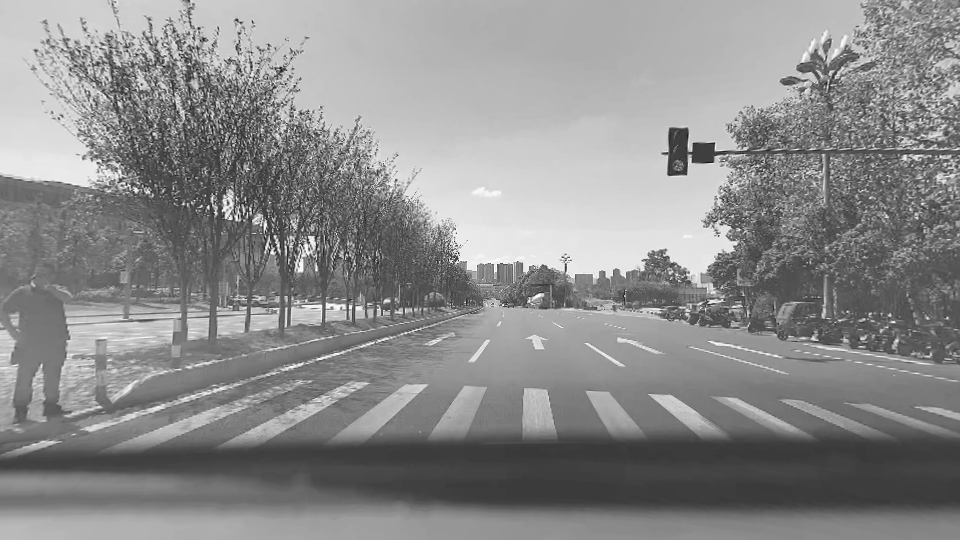
#> input picture dl/IPM/data/images/2122.png, 960 x 540 px, given as the content of the folder /mnt/ext/data/traffic/seg/images/train, which was not available
$ python main.py   (older library calls are emulated)
#> lines starting #> are read from the running program, lines starting #| are printed output that depends on the picture
### dl/IPM/ipm.py
import numpy as np
from numpy.linalg import solve
import os
import sys
import cv2

class IPM():
    def __init__(self, args):
        # 记录参数
        self.raw_H, self.raw_W, self.raw_C = args.height, args.width, args.channel
        self.vanish_line = args.vanish_line
        param = [args.intrinsic[0], 0.0, args.intrinsic[2], 0.0, args.intrinsic[1], args.intrinsic[3], 0.0, 0.0, 1.0]
        self.K = np.array(param).reshape(3,3)
        self.ipm_width_x_3d, self.ipm_height_y_3d = args.ipm_width_x_3d, args.ipm_height_y_3d
        self.ipm_step_xy = args.ipm_step_xy
        self.ipm_height_y_start = args.ipm_height_y_start
        self.R_ccs2ocs = np.array(args.R_ccs2ocs).reshape(3,3)
        self.T_ccs2ocs = np.array(args.T_ccs2ocs).reshape(3,1)
        # 读入文件夹下所有图片
        if not os.path.exists(args.image_dir):
            os.makedirs(args.image_dir)
        self.image_dir = args.image_dir
        self.images_name = sorted(os.listdir(args.image_dir))
        # self.images_list = [os.path.join(args.image_dir, f) for f in self.images_name]
        # 输出文件路径
        if not os.path.exists(args.output_dir):
            os.makedirs(args.output_dir)
        self.output_dir = args.output_dir
        self.merge_dir = os.path.join(self.output_dir, "compare")
        if not os.path.exists(self.merge_dir):
            os.makedirs(self.merge_dir)
        # 计算IPM图像大小
        self.ipm_image_width = int(self.ipm_width_x_3d / self.ipm_step_xy)
        self.ipm_image_height = int(self.ipm_height_y_3d / self.ipm_step_xy)
        self.resize = args.resize

        return

    def pair(self, ipm_image_width, ipm_image_height):
        for r in range(ipm_image_height):
            for c in range(ipm_image_width):
                yield r,c

    # [69 lines left out: functions calc_ccs_xy_by_uv, calc_uv_by_ccs_xy, get_ipm_rect, not called in this run]

    def get_ipm_map(self):
        """
        与onboard 中 c++ IPM相同
        """
        rc_array = np.zeros((self.ipm_image_height*self.ipm_image_width,2),dtype=np.int32)
        pt_ccs_array = np.zeros((self.ipm_image_height*self.ipm_image_width,3))   #[w*h, 3]
        for r, c in self.pair(self.ipm_image_width, self.ipm_image_height):
            x = -self.ipm_width_x_3d / 2.0 + self.ipm_step_xy * c
            y = self.ipm_step_xy * (self.ipm_image_height-1-r) + self.ipm_height_y_start
            z = 0
            pt_ccs = np.array([x,y,z]).reshape(1,3)
            pt_ccs_array[r*self.ipm_image_width+c,:] = pt_ccs[0,:]
            rc_array[r*self.ipm_image_width+c,0] = r
            rc_array[r*self.ipm_image_width+c,1] = c
#> in get_ipm_images, img is the input picture: shape (540, 960, 3); min 9, max 255, mean 139.5

        pt_ocs_array = pt_ccs_array @ self.R_ccs2ocs.transpose() + self.T_ccs2ocs.reshape(1,3)  #[N,3]
        pt_ocs_array = (pt_ocs_array / pt_ocs_array[:,2].reshape(-1,1))
        pt_uv_array = pt_ocs_array @ self.K.transpose()
        pt_uv_array = (pt_uv_array + 0.5).astype(np.int32)

        idx = list(np.where((pt_uv_array[:,1]>self.vanish_line) & (pt_uv_array[:,1]<self.raw_H) & (pt_uv_array[:,0]>=0) & (pt_uv_array[:,0]<self.raw_W)))[0]
        img_uvs = pt_uv_array[idx[:], :2]
        ipm_rcs = rc_array[idx[:],:]
        return ipm_rcs,img_uvs

    def undistort(self, img):
        height = img.shape[0]
#> height = 540
        width  = img.shape[1]
#> width = 960

        # 相机内参 fx cx fy cy
        cam_0_matrix = [[2141.9937, 0., 1724.7345],
                        [0., 2144.1709, 1106.3953],
                        [0., 0., 1.]]
        # 去畸变参数k1 k2 p1 p2 k3
        cam_0_distcoeffs = [-0.3847, 0.1769, -0.000679, -0.000386, -0.0413]

        camera_matrix = np.array(cam_0_matrix, dtype=np.float32)

        distortion = np.array(cam_0_distcoeffs, dtype=np.float32)
        map1, map2 = cv2.initUndistortRectifyMap(camera_matrix, distortion, None, camera_matrix, (width, height), cv2.CV_32FC1)
        img = cv2.remap(img, map1, map2, interpolation=cv2.INTER_NEAREST)
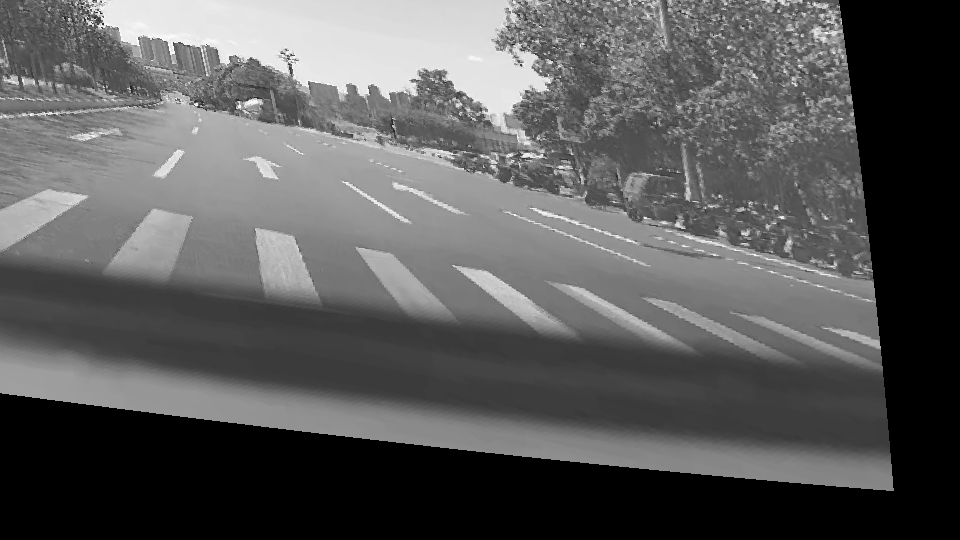
#> img: shape (540, 960, 3); min 0, max 255, mean 91.3

        return img

    def get_ipm_images(self):
        # 1
        ipm_rcs,img_uvs = self.get_ipm_map()

        # 2
        # uv_array,ipm_array = self.get_ipm_rect()
        # M = cv2.getPerspectiveTransform(uv_array, ipm_array)

        for f in self.images_name:
            img = cv2.imread(os.path.join(self.image_dir, f), cv2.IMREAD_COLOR if 3 == self.raw_C else cv2.IMREAD_GRAYSCALE)
            img = self.undistort(img)

            try:
                # 输入图片大小与默认尺寸不匹配报错！提醒：如果图片大小不匹配需要对应修改内参矩阵和消失线
                assert((img.shape[0]==self.raw_H) and (img.shape[1]==self.raw_W))
                dst_path = os.path.join(self.output_dir, f)

                # 1
                if 3 == self.raw_C:
                    img_ipm = np.zeros((self.ipm_image_height, self.ipm_image_width, 3), dtype=np.uint8)
                else:
                    img_ipm = np.zeros((self.ipm_image_height, self.ipm_image_width), dtype=np.uint8)
                img_ipm[ipm_rcs[:,0],ipm_rcs[:,1]] = img[img_uvs[:,1],img_uvs[:,0]]

                # 2
                # img_ipm = cv2.warpPerspective(img, M, (self.ipm_image_width,self.ipm_image_height))

                if self.resize is not None:
                    img_ipm = cv2.resize(img_ipm, dsize=tuple(self.resize), interpolation=cv2.INTER_NEAREST)

                cv2.imwrite(dst_path, img_ipm)
                print(f"write image {dst_path}")

                # [10 lines of commented-out code are left out]
            except:
                print(f"Warning: image {os.path.join(self.image_dir, f)} size not match!")

        return

### dl/IPM/main.py
import yaml
import ipm

def config_parser():
    import argparse

    parser = argparse.ArgumentParser()
    parser.add_argument("--config", type=str,  default='./config_3840x2160.yaml', help='config_file')
    parser.add_argument("--image-dir", type=str, default='./data/images', help='input image directiory')
    parser.add_argument("--output-dir", type=str, default='./output', help='output directiory')
    parser.add_argument("--resize", nargs='+', type=int, help='image resize scale for save after IPM')
    # parser.add_argument("--width", type=int, default=960, help='image width')
    # parser.add_argument("--height", type=int, default=540, help='image height')
    # parser.add_argument("--channel", type=int, default=1, help='image channel')
    parser.add_argument("--width", type=int, default=3840, help='image width')
    parser.add_argument("--height", type=int, default=2160, help='image height')
    parser.add_argument("--channel", type=int, default=3, help='image channel')
    # parser.add_argument("--vanish_line", type=int, default=280, help='vanish line row')
    parser.add_argument("--vanish_line", type=int, default=1120, help='vanish line row')
    parser.add_argument("--ipm_width_x_3d", type=float, default=30.0, help='ipm range 3d x, unit:m')
    parser.add_argument("--ipm_height_y_3d", type=float, default=8.0, help='ipm range 3d y, unit:m')
    # parser.add_argument("--ipm_step_xy", type=float, default=0.04, help='ipm step 3d, unit:m')
    parser.add_argument("--ipm_step_xy", type=float, default=0.01, help='ipm step 3d, unit:m')
    parser.add_argument("--ipm_height_y_start", type=float, default=3.0, help='ipm start 3d y, unit:m')
    parser.add_argument("--intrinsic", nargs='+', type=float, help='input camera intrinsic parameters fx,fy,cx,cy')
    parser.add_argument("--R_ccs2ocs", nargs='+', type=float, help='rotation matrix from ccs to ocs')
    parser.add_argument("--T_ccs2ocs", nargs='+', type=float, help='translation vector from ccs to ocs')

    return parser

def main():
    parser = config_parser()
    args = parser.parse_args()

    with open(args.config, 'r') as f:
        cfg = yaml.load(f, Loader=yaml.FullLoader)
    print(f"{args.config}:\n{cfg}")

    if cfg.get('image_dir') is not None:
        args.image_dir = cfg['image_dir']
    if cfg.get('output_dir') is not None:
        args.output_dir = cfg['output_dir']
    if cfg.get('width') is not None:
        args.width = cfg['width']
    if cfg.get('height') is not None:
        args.height = cfg['height']
    if cfg.get('channel') is not None:
        args.channel = cfg['channel']
    if cfg.get('resize') is not None:
        args.resize = cfg['resize']
    if cfg.get('vanish_line') is not None:
        args.vanish_line = cfg['vanish_line']
    if cfg.get('ipm_width_x_3d') is not None:
        args.ipm_width_x_3d = cfg['ipm_width_x_3d']
    if cfg.get('ipm_height_y_3d') is not None:
        args.ipm_height_y_3d = cfg['ipm_height_y_3d']
    if cfg.get('ipm_step_xy') is not None:
        args.ipm_step_xy = cfg['ipm_step_xy']
    if cfg.get('ipm_height_y_start') is not None:
        args.ipm_height_y_start = cfg['ipm_height_y_start']
    if cfg.get('intrinsic') is not None:
        args.intrinsic = cfg['intrinsic']
    elif args.intrinsic is None:
        args.intrinsic = [2141.9937, 2144.1709, 1724.7345, 1106.3953]
    if cfg.get('R_ccs2ocs') is not None:
        args.R_ccs2ocs = cfg['R_ccs2ocs']
    elif args.R_ccs2ocs is None:
        args.R_ccs2ocs = [0.999616, -0.00817016, 0.0264734,
                          0.0263923, -0.00988875, -0.999603,
                          0.0084287, 0.999918, -0.00966933]
    if cfg.get('T_ccs2ocs') is not None:
        args.T_ccs2ocs = cfg['T_ccs2ocs']
    elif args.T_ccs2ocs is None:
        args.T_ccs2ocs = [-0.498692, 1.619, 2.51533]

    # [21 lines of commented-out code are left out]
    model = ipm.IPM(args)
    model.get_ipm_images()

    return

if __name__=="__main__":
    main()

$ run again, on dl/IPM/data/images/2126.png
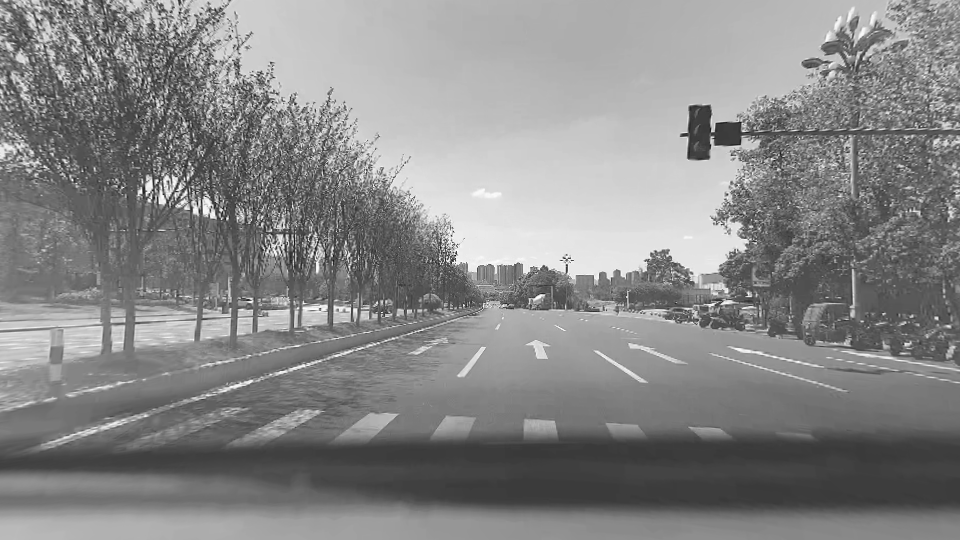
#> input picture dl/IPM/data/images/2126.png, 960 x 540 px, given as the content of the folder /mnt/ext/data/traffic/seg/images/train, which was not available
#> in get_ipm_images, img is the input picture: shape (540, 960, 3); min 11, max 255, mean 135.4
#> in undistort, `img = cv2.remap(img, map1, map2, interpolation=cv2.INTER_NEAREST)`:
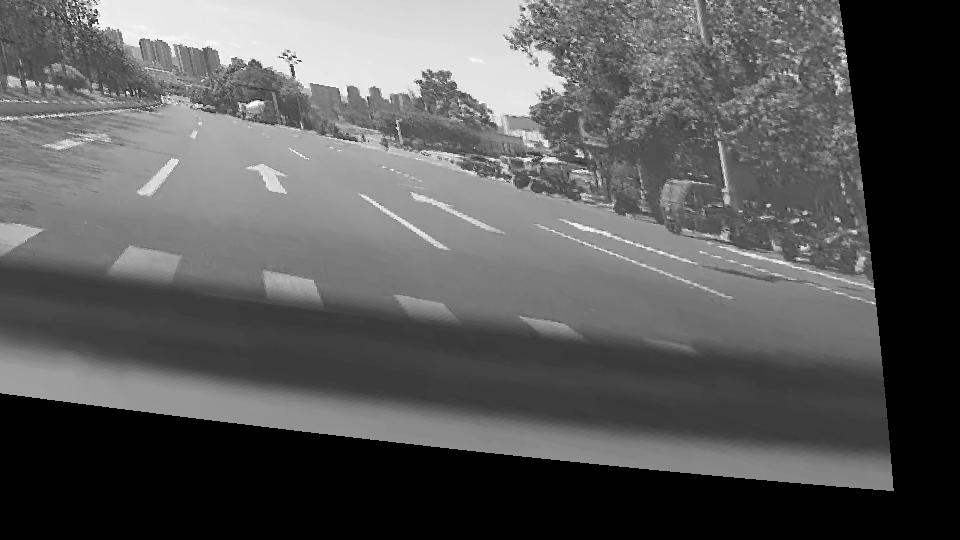
#> img: shape (540, 960, 3); min 0, max 255, mean 90.4
